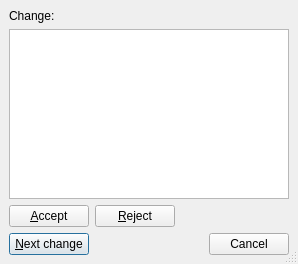
<ui version="4.0" >
 <author></author>
 <comment></comment>
 <exportmacro></exportmacro>
 <class>ChangesUi</class>
 <widget class="QDialog" name="ChangesUi" >
  <property name="geometry" >
   <rect>
    <x>0</x>
    <y>0</y>
    <width>298</width>
    <height>264</height>
   </rect>
  </property>
  <property name="windowTitle" >
   <string/>
  </property>
  <property name="sizeGripEnabled" >
   <bool>true</bool>
  </property>
  <layout class="QGridLayout" >
   <property name="margin" >
    <number>9</number>
   </property>
   <property name="spacing" >
    <number>6</number>
   </property>
   <item row="0" column="0" >
    <widget class="QLabel" name="changeLA" >
     <property name="text" >
      <string>Change:</string>
     </property>
    </widget>
   </item>
   <item row="1" column="0" >
    <widget class="QTextBrowser" name="changeTB" />
   </item>
   <item row="3" column="0" >
    <layout class="QHBoxLayout" >
     <property name="margin" >
      <number>0</number>
     </property>
     <property name="spacing" >
      <number>6</number>
     </property>
     <item>
      <widget class="QPushButton" name="nextPB" >
       <property name="toolTip" >
        <string>Go to next change</string>
       </property>
       <property name="text" >
        <string>&amp;Next change</string>
       </property>
       <property name="default" >
        <bool>true</bool>
       </property>
      </widget>
     </item>
     <item>
      <spacer>
       <property name="orientation" >
        <enum>Qt::Horizontal</enum>
       </property>
       <property name="sizeType" >
        <enum>QSizePolicy::Expanding</enum>
       </property>
       <property name="sizeHint" >
        <size>
         <width>20</width>
         <height>20</height>
        </size>
       </property>
      </spacer>
     </item>
     <item>
      <widget class="QPushButton" name="closePB" >
       <property name="text" >
        <string>Cancel</string>
       </property>
      </widget>
     </item>
    </layout>
   </item>
   <item row="2" column="0" >
    <layout class="QHBoxLayout" >
     <property name="margin" >
      <number>0</number>
     </property>
     <property name="spacing" >
      <number>6</number>
     </property>
     <item>
      <widget class="QPushButton" name="acceptPB" >
       <property name="toolTip" >
        <string>Accept this change</string>
       </property>
       <property name="text" >
        <string>&amp;Accept</string>
       </property>
       <property name="autoDefault" >
        <bool>false</bool>
       </property>
      </widget>
     </item>
     <item>
      <widget class="QPushButton" name="rejectPB" >
       <property name="toolTip" >
        <string>Reject this change</string>
       </property>
       <property name="text" >
        <string>&amp;Reject</string>
       </property>
       <property name="autoDefault" >
        <bool>false</bool>
       </property>
      </widget>
     </item>
     <item>
      <spacer>
       <property name="orientation" >
        <enum>Qt::Horizontal</enum>
       </property>
       <property name="sizeType" >
        <enum>QSizePolicy::Expanding</enum>
       </property>
       <property name="sizeHint" >
        <size>
         <width>20</width>
         <height>20</height>
        </size>
       </property>
      </spacer>
     </item>
    </layout>
   </item>
  </layout>
 </widget>
 <pixmapfunction></pixmapfunction>
 <includes>
  <include location="local" >qt_i18n.h</include>
 </includes>
 <tabstops>
  <tabstop>changeTB</tabstop>
  <tabstop>acceptPB</tabstop>
  <tabstop>rejectPB</tabstop>
  <tabstop>nextPB</tabstop>
  <tabstop>closePB</tabstop>
 </tabstops>
 <resources/>
 <connections/>
</ui>
